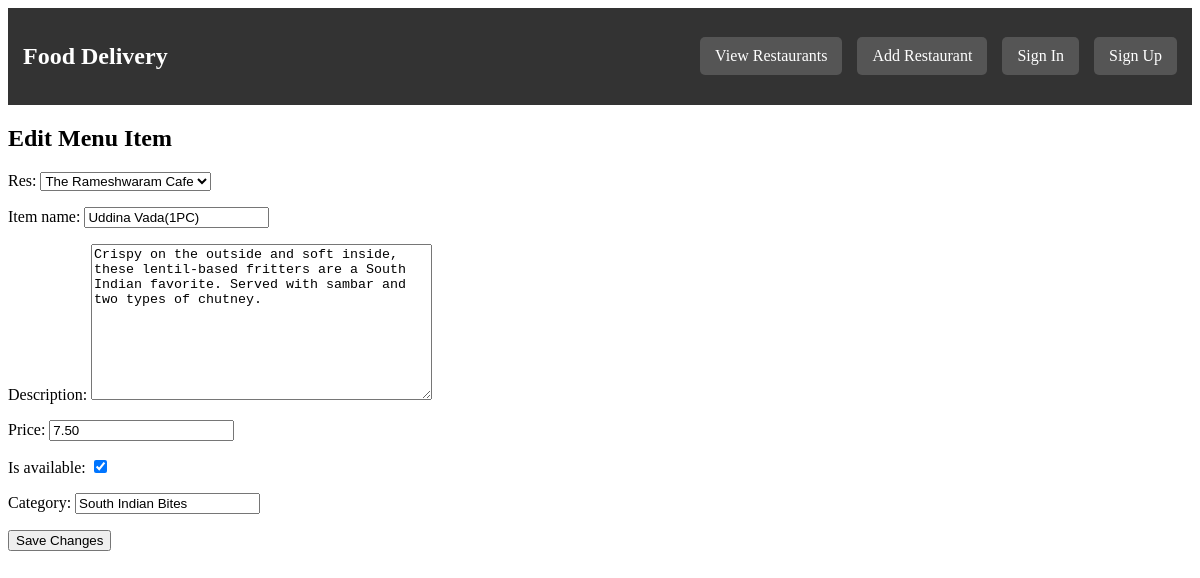
Screenshot of /update_menu/17/ with the database file from the repository.
### delivery/models.py (models this page shows, shortened)
class Menu(models.Model):
    res = models.ForeignKey(Restaurant, on_delete= models.CASCADE)
    item_name = models.CharField(max_length=100)
    description = models.TextField(blank=True, null=True)
    price = models.DecimalField(max_digits=6, decimal_places=2)
    is_available = models.BooleanField(default=True)
    category = models.CharField(max_length=50)

### delivery/views.py (the view)
# urls.py: path('update_menu/<int:id>/', views.update_menu, name='update_menu'),
def update_menu(request, id):
    menu_item =Menu.objects.get(pk=id)
    if request.method == "POST":
        form = MenuForm(request.POST, instance=menu_item)
        if form.is_valid():
            form.save()
            return redirect('delivery:view_menu', id=menu_item.res.id)  # Ensure redirect uses correct name
    else:
        form = MenuForm(instance=menu_item)
    return render(request, 'delivery/update_menu.html', {'form': form, 'menu_item': menu_item})

### delivery/forms.py
class MenuForm(forms.ModelForm):
    class Meta:
        model = Menu
        fields = ["res", "item_name", "description", "price", "is_available", "category"]

### delivery/models.py (called while the page is built)
    def __str__(self):
        return self.res_name

### delivery/templates/delivery/update_menu.html (shortened to what this page needs)
{% extends "delivery/base.html" %}
{% block content %}
    <h2>Edit Menu Item</h2>
    <form method="post">
        {{ form.as_p }}
        <button type="submit">Save Changes</button>
    </form>
{% endblock %}

### rows the page displays
Menu: res "The Rameshwaram Cafe", item_name "Uddina Vada(1PC)", description "Crispy on the outside and soft inside, these lentil-based fritters are a South Indian favorite. Served with sambar and two types of chutney.", price "7.50", is_available "☑", category "South Indian Bites"
